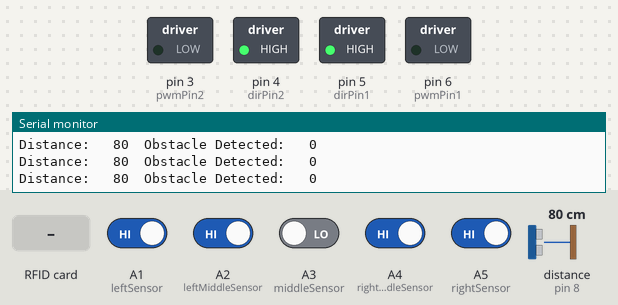
A sketch run on a simulated Arduino Uno, built with avr-gcc and run on an emulated ATmega328P. Shown: switched loads named in the sketch (green lamp = pin HIGH), the last lines printed to the serial monitor. Inputs (shaded band) come from the test bench; at power-on: A1 (leftSensor), A2 (leftMiddleSensor), A4 (rightMiddleSensor), A5 (rightSensor) HIGH, A3 (middleSensor) LOW, distance to the obstacle (sensor on pin 8) 80 cm. The echo pulse lasts 58.3 µs per cm; pins used as bus, display or sensor lines are not drawn.

Above: at 1.2 s.
1.3 s: distance to the obstacle (sensor on pin 8) set to 2 cm
4.3 s: distance to the obstacle (sensor on pin 8) set to 250 cm
7.3 s: RFID card 06 E5 4A 1B held to the reader
8.8 s: RFID card 5E 7A 19 C4 held to the reader
11.8 s: A1 (leftSensor) driven LOW
14.8 s: A2 (leftMiddleSensor) driven LOW
At 15.9 s:
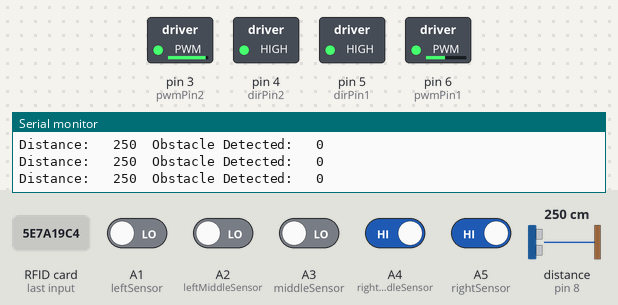
Timing chart, 0 to 17.3 s (numbered marks = the images above; inputs shaded):
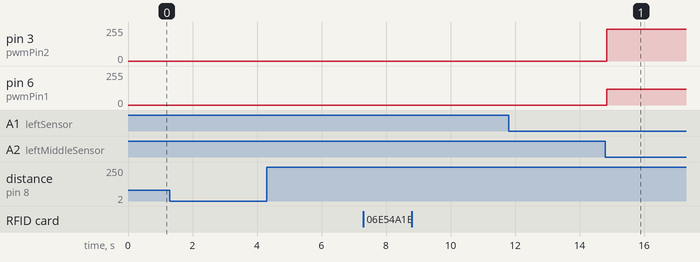

The sketch:

libraryAgv_v2_ultrasonic_rfid.ino
```cpp
#include <HCSR04.h>
#include <SPI.h>
#include <MFRC522.h>

//Pin declaration
  //Sensor LSS05
  int leftSensor = A1;
  int leftMiddleSensor = A2;
  int middleSensor = A3;
  int rightMiddleSensor = A4;
  int rightSensor = A5;

  //MotorDriver MDD10A
  int dirPin1 = 5; //direction pin motor 1
  int pwmPin1 = 6; //pwm pin motor 1
  int dirPin2 = 4; //direction pin motor 2
  int pwmPin2 = 3; //pwm pin motor 2

  //Ultrasonic sensor
  int ultraSonicTrigger = 7; //HCSR04 Trigger Pin
  int ultraSonicEcho = 8;   //HCSR04 Echo Pin

  int minDistance = 15;  //Distance in cm of which the ultrasonic sensor will trigger
  Ultrasonic ultrasonic(ultraSonicTrigger,ultraSonicEcho); //Create ultrasonic instance

  //RFID Sensor {SCK Pin 13, MOSI Pin 11, MISO Pin 12}
  int ssPin =  10;
  int rstPin = 9;
  MFRC522 mfrc522(ssPin, rstPin);  // Create MFRC522 instance
  int waitTime = 3000; //wait time for AGV if detect RFID Card
  bool detectCard = false;
  long interval = 2000;
  long previousMillis = 0;

void setup() {
  //Initialize serial port
  Serial.begin(9600);

  //Initialize RFID module
  SPI.begin();
  mfrc522.PCD_Init();   // Init MFRC522
  mfrc522.PCD_DumpVersionToSerial();  // Show details of PCD - MFRC522 Card Reader details
  Serial.println("RFID sensor ready...");

  //Motor driver pin setup
  pinMode(dirPin1, OUTPUT);
  pinMode(pwmPin1, OUTPUT);
  pinMode(dirPin2, OUTPUT);
  pinMode(pwmPin2, OUTPUT);

  digitalWrite(dirPin1, HIGH);
  digitalWrite(dirPin2, HIGH);

   //LSS05 Auto-Calibrating Line Sensor Pin Setup
  pinMode(leftSensor,INPUT);
  pinMode(leftMiddleSensor,INPUT);
  pinMode(middleSensor,INPUT);
  pinMode(rightMiddleSensor,INPUT);
  pinMode(rightSensor,INPUT);

  // Initialize HC-SR04 Ultrasonic Sensor

  Serial.println("Ultrasonic sensor initialized...");
}

void loop() {
  //To prevent RFID card detect twice right after detecting one
  unsigned long currentMillis = millis();

  Serial.print("Distance: \t");
  Serial.print(obstacleDistance());
  Serial.print("\t");
  Serial.print("Obstacle Detected: \t");
  Serial.print(obstacleDetected());
  Serial.print("\t");
  Serial.println();

  if(obstacleDetected() == true){
    stopMotor();
  }else{
      checkRFIDCard();
      moveMotor();
  }
}

void moveMotor(){
   if((digitalRead(leftSensor)==0)&&(digitalRead(leftMiddleSensor)==0)&&(digitalRead(middleSensor)==1)&&(digitalRead(rightMiddleSensor)==0)&&(digitalRead(rightSensor)==0))
  {
    analogWrite(pwmPin1, 190);   //PWM Speed Control
    analogWrite(pwmPin2, 190);   //PWM Speed Control
  }
  else if((digitalRead(leftSensor)==0)&&(digitalRead(leftMiddleSensor)==1)&&(digitalRead(middleSensor)==1)&&(digitalRead(rightMiddleSensor)==0)&&(digitalRead(rightSensor)==0))
  {
    analogWrite(pwmPin1, 240);   //PWM Speed Control
    analogWrite(pwmPin2, 180);   //PWM Speed Control
  }
  else if((digitalRead(leftSensor)==0)&&(digitalRead(leftMiddleSensor)==1)&&(digitalRead(middleSensor)==0)&&(digitalRead(rightMiddleSensor)==0)&&(digitalRead(rightSensor)==0))
  {
    analogWrite(pwmPin1, 240);   //PWM Speed Control
    analogWrite(pwmPin2, 130);   //PWM Speed Control
  }
  else if((digitalRead(leftSensor)==1)&&(digitalRead(leftMiddleSensor)==1)&&(digitalRead(middleSensor)==0)&&(digitalRead(rightMiddleSensor)==0)&&(digitalRead(rightSensor)==0))
  {
    analogWrite(pwmPin1, 240);   //PWM Speed Control
    analogWrite(pwmPin2, 120);   //PWM Speed Control
  }
  else if((digitalRead(leftSensor)==1)&&(digitalRead(leftMiddleSensor)==0)&&(digitalRead(middleSensor)==0)&&(digitalRead(rightMiddleSensor)==0)&&(digitalRead(rightSensor)==0))
  {
    analogWrite(pwmPin1, 240);   //PWM Speed Control
    analogWrite(pwmPin2, 0);   //PWM Speed Control
  }
  else if((digitalRead(leftSensor)==0)&&(digitalRead(leftMiddleSensor)==0)&&(digitalRead(middleSensor)==1)&&(digitalRead(rightMiddleSensor)==1)&&(digitalRead(rightSensor)==0))
  {
    analogWrite(pwmPin1, 180);   //PWM Speed Control
    analogWrite(pwmPin2, 240);   //PWM Speed Control
  }
  else if((digitalRead(leftSensor)==0)&&(digitalRead(leftMiddleSensor)==0)&&(digitalRead(middleSensor)==0)&&(digitalRead(rightMiddleSensor)==1)&&(digitalRead(rightSensor)==0))
  {
    analogWrite(pwmPin1, 130);   //PWM Speed Control
    analogWrite(pwmPin2, 240);   //PWM Speed Control
  }
  else if((digitalRead(leftSensor)==0)&&(digitalRead(leftMiddleSensor)==0)&&(digitalRead(middleSensor)==0)&&(digitalRead(rightMiddleSensor)==1)&&(digitalRead(rightSensor)==1))
  {
    analogWrite(pwmPin1, 120);   //PWM Speed Control
    analogWrite(pwmPin2, 240);   //PWM Speed Control
  }
  else if((digitalRead(leftSensor)==0)&&(digitalRead(leftMiddleSensor)==0)&&(digitalRead(middleSensor)==0)&&(digitalRead(rightMiddleSensor)==0)&&(digitalRead(rightSensor)==1))
  {
    analogWrite(pwmPin1, 0);   //PWM Speed Control
    analogWrite(pwmPin2, 240);   //PWM Speed Control
  }
}

void stopMotor(){
    analogWrite(pwmPin1, 0);   //PWM Speed Control
    analogWrite(pwmPin2, 0);   //PWM Speed Control
}


int obstacleDistance(){
 int distance = ultrasonic.read();
  return distance;
}

bool obstacleDetected(){
  bool detect;
  if(obstacleDistance() <= minDistance){ //change this value to adjust the minimum distance to stop the agv.
   detect = true;
  } else { detect = false; }
  return detect;
}

void checkRFIDCard(){
  unsigned long currentMillis = millis();
  detectCard = false;

     // Look for new cards
  if ( ! mfrc522.PICC_IsNewCardPresent())
  {
    return;
  }
  // Select one of the cards
  if ( ! mfrc522.PICC_ReadCardSerial())
  {
    return;
  }

  String content= "";
  byte letter;
  for (byte i = 0; i < mfrc522.uid.size; i++)
  {
     content.concat(String(mfrc522.uid.uidByte[i] < 0x10 ? " 0" : " "));
     content.concat(String(mfrc522.uid.uidByte[i], HEX));
  }
  content.toUpperCase();

  if (content.substring(1) == "06 E5 4A 1B"){

     if(currentMillis - previousMillis > interval) {
      previousMillis = currentMillis;

      Serial.println("RFID Card 1 detected, pause AGV for waitTime miliseconds");
      detectCard = true;
      stopMotor();

      delay(waitTime);
     }

  }

  if (content.substring(1) == "AA 2B 56 D3"){

     if(currentMillis - previousMillis > interval) {
      previousMillis = currentMillis;

      Serial.println("RFID Card 2 detected, pause AGV for waitTime miliseconds");
      detectCard = true;
      stopMotor();

      delay(waitTime);
     }

  }
}
```

Measured:
- after the input at 14.8 s, pin 3 (pwmPin2): 0/255 → 240/255 after 0.05 s; pin 6 (pwmPin1): 0/255 → 120/255 after 0.05 s
